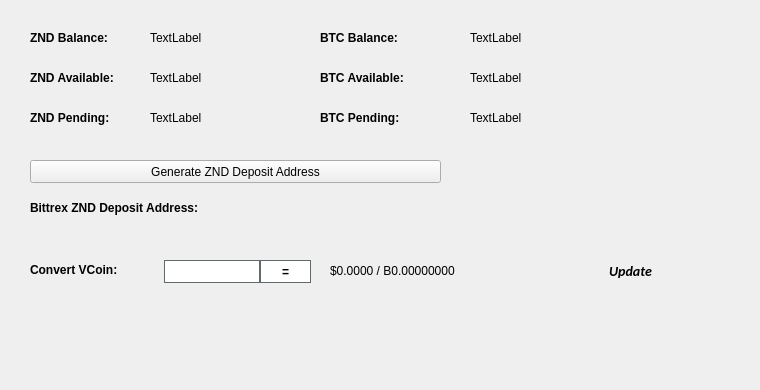
   <widget class="QWidget" name="BalanceTab">
    <attribute name="title">
     <string>Balance</string>
    </attribute>
    <widget class="QLabel" name="BitcoinBalanceLabel">
     <property name="geometry">
      <rect>
       <x>470</x>
       <y>30</y>
       <width>150</width>
       <height>16</height>
      </rect>
     </property>
     <property name="text">
      <string>TextLabel</string>
     </property>
    </widget>
    <widget class="QLabel" name="ZNDBalanceLabel">
     <property name="geometry">
      <rect>
       <x>150</x>
       <y>30</y>
       <width>150</width>
       <height>16</height>
      </rect>
     </property>
     <property name="text">
      <string>TextLabel</string>
     </property>
    </widget>
    <widget class="QLabel" name="label_11">
     <property name="geometry">
      <rect>
       <x>30</x>
       <y>30</y>
       <width>101</width>
       <height>16</height>
      </rect>
     </property>
     <property name="font">
      <font>
       <weight>75</weight>
       <bold>true</bold>
      </font>
     </property>
     <property name="text">
      <string>ZND Balance:</string>
     </property>
    </widget>
    <widget class="QLabel" name="label_12">
     <property name="geometry">
      <rect>
       <x>320</x>
       <y>30</y>
       <width>101</width>
       <height>16</height>
      </rect>
     </property>
     <property name="font">
      <font>
       <weight>75</weight>
       <bold>true</bold>
      </font>
     </property>
     <property name="text">
      <string>BTC Balance:</string>
     </property>
    </widget>
    <widget class="QLabel" name="ZNDAvailableLabel_2">
     <property name="geometry">
      <rect>
       <x>150</x>
       <y>70</y>
       <width>150</width>
       <height>16</height>
      </rect>
     </property>
     <property name="text">
      <string>TextLabel</string>
     </property>
    </widget>
    <widget class="QLabel" name="label_13">
     <property name="geometry">
      <rect>
       <x>30</x>
       <y>70</y>
       <width>111</width>
       <height>16</height>
      </rect>
     </property>
     <property name="font">
      <font>
       <weight>75</weight>
       <bold>true</bold>
      </font>
     </property>
     <property name="text">
      <string>ZND Available:</string>
     </property>
    </widget>
    <widget class="QLabel" name="label_14">
     <property name="geometry">
      <rect>
       <x>30</x>
       <y>110</y>
       <width>101</width>
       <height>16</height>
      </rect>
     </property>
     <property name="font">
      <font>
       <weight>75</weight>
       <bold>true</bold>
      </font>
     </property>
     <property name="text">
      <string>ZND Pending:</string>
     </property>
    </widget>
    <widget class="QLabel" name="ZNDPendingLabel">
     <property name="geometry">
      <rect>
       <x>150</x>
       <y>110</y>
       <width>150</width>
       <height>16</height>
      </rect>
     </property>
     <property name="text">
      <string>TextLabel</string>
     </property>
    </widget>
    <widget class="QLabel" name="label_15">
     <property name="geometry">
      <rect>
       <x>320</x>
       <y>70</y>
       <width>111</width>
       <height>16</height>
      </rect>
     </property>
     <property name="font">
      <font>
       <weight>75</weight>
       <bold>true</bold>
      </font>
     </property>
     <property name="text">
      <string>BTC Available:</string>
     </property>
    </widget>
    <widget class="QLabel" name="BitcoinAvailableLabel">
     <property name="geometry">
      <rect>
       <x>470</x>
       <y>70</y>
       <width>150</width>
       <height>16</height>
      </rect>
     </property>
     <property name="text">
      <string>TextLabel</string>
     </property>
    </widget>
    <widget class="QLabel" name="label_31">
     <property name="geometry">
      <rect>
       <x>320</x>
       <y>110</y>
       <width>111</width>
       <height>16</height>
      </rect>
     </property>
     <property name="font">
      <font>
       <weight>75</weight>
       <bold>true</bold>
      </font>
     </property>
     <property name="text">
      <string>BTC Pending:</string>
     </property>
    </widget>
    <widget class="QLabel" name="BitcoinPendingLabel">
     <property name="geometry">
      <rect>
       <x>470</x>
       <y>110</y>
       <width>150</width>
       <height>16</height>
      </rect>
     </property>
     <property name="text">
      <string>TextLabel</string>
     </property>
    </widget>
    <widget class="QLabel" name="label_33">
     <property name="geometry">
      <rect>
       <x>30</x>
       <y>200</y>
       <width>221</width>
       <height>16</height>
      </rect>
     </property>
     <property name="font">
      <font>
       <weight>75</weight>
       <bold>true</bold>
      </font>
     </property>
     <property name="text">
      <string>Bittrex ZND Deposit Address:</string>
     </property>
    </widget>
    <widget class="QPushButton" name="GenDepositBTN">
     <property name="geometry">
      <rect>
       <x>30</x>
       <y>160</y>
       <width>411</width>
       <height>23</height>
      </rect>
     </property>
     <property name="text">
      <string>Generate ZND Deposit Address</string>
     </property>
     <property name="icon">
      <iconset resource="../zenad.qrc">
       <normaloff>:/icons/bitcoin</normaloff>:/icons/bitcoin</iconset>
     </property>
    </widget>
    <widget class="QLabel" name="DepositAddressLabel">
     <property name="geometry">
      <rect>
       <x>200</x>
       <y>200</y>
       <width>261</width>
       <height>16</height>
      </rect>
     </property>
     <property name="palette">
      <palette>
       <active>
        <colorrole role="WindowText">
         <brush brushstyle="SolidPattern">
          <color alpha="255">
           <red>0</red>
           <green>0</green>
           <blue>0</blue>
          </color>
         </brush>
        </colorrole>
        <colorrole role="Text">
         <brush brushstyle="SolidPattern">
          <color alpha="255">
           <red>0</red>
           <green>0</green>
           <blue>255</blue>
          </color>
         </brush>
        </colorrole>
       </active>
       <inactive>
        <colorrole role="WindowText">
         <brush brushstyle="SolidPattern">
          <color alpha="255">
           <red>0</red>
           <green>0</green>
           <blue>0</blue>
          </color>
         </brush>
        </colorrole>
        <colorrole role="Text">
         <brush brushstyle="SolidPattern">
          <color alpha="255">
           <red>0</red>
           <green>0</green>
           <blue>255</blue>
          </color>
         </brush>
        </colorrole>
       </inactive>
       <disabled>
        <colorrole role="WindowText">
         <brush brushstyle="SolidPattern">
          <color alpha="255">
           <red>120</red>
           <green>120</green>
           <blue>120</blue>
          </color>
         </brush>
        </colorrole>
        <colorrole role="Text">
         <brush brushstyle="SolidPattern">
          <color alpha="255">
           <red>120</red>
           <green>120</green>
           <blue>120</blue>
          </color>
         </brush>
        </colorrole>
       </disabled>
      </palette>
     </property>
     <property name="font">
      <font>
       <weight>75</weight>
       <bold>true</bold>
      </font>
     </property>
     <property name="text">
      <string/>
     </property>
     <property name="alignment">
      <set>Qt::AlignRight|Qt::AlignTrailing|Qt::AlignVCenter</set>
     </property>
     <property name="textInteractionFlags">
      <set>Qt::LinksAccessibleByMouse|Qt::TextSelectableByKeyboard|Qt::TextSelectableByMouse</set>
     </property>
    </widget>
    <widget class="QLabel" name="label_8">
     <property name="geometry">
      <rect>
       <x>460</x>
       <y>300</y>
       <width>281</width>
       <height>81</height>
      </rect>
     </property>
     <property name="text">
      <string/>
     </property>
     <property name="pixmap">
      <pixmap>:/images/bittrex</pixmap>
     </property>
    </widget>
    <widget class="QWidget" name="widgetConversion" native="true">
     <property name="geometry">
      <rect>
       <x>0</x>
       <y>250</y>
       <width>751</width>
       <height>43</height>
      </rect>
     </property>
     <property name="minimumSize">
      <size>
       <width>0</width>
       <height>43</height>
      </size>
     </property>
     <property name="styleSheet">
      <string notr="true"/>
     </property>
     <widget class="QPushButton" name="btnUpdateMarketData">
      <property name="geometry">
       <rect>
        <x>575</x>
        <y>0</y>
        <width>111</width>
        <height>41</height>
       </rect>
      </property>
      <property name="sizePolicy">
       <sizepolicy hsizetype="Expanding" vsizetype="Expanding">
        <horstretch>0</horstretch>
        <verstretch>0</verstretch>
       </sizepolicy>
      </property>
      <property name="font">
       <font>
        <family>calibri</family>
        <pointsize>-1</pointsize>
        <weight>75</weight>
        <italic>true</italic>
        <bold>true</bold>
       </font>
      </property>
      <property name="styleSheet">
       <string notr="true">margin:0px;text-align:center;padding:2px;border-radius:3px;font-style:italic;width:100px;font-size:14px;font-family:calibri;font-weight:600;</string>
      </property>
      <property name="text">
       <string>Update</string>
      </property>
      <property name="iconSize">
       <size>
        <width>150</width>
        <height>35</height>
       </size>
      </property>
      <property name="autoDefault">
       <bool>true</bool>
      </property>
      <property name="default">
       <bool>true</bool>
      </property>
     </widget>
     <widget class="QLabel" name="lblConvertVCoin">
      <property name="geometry">
       <rect>
        <x>30</x>
        <y>10</y>
        <width>131</width>
        <height>20</height>
       </rect>
      </property>
      <property name="styleSheet">
       <string notr="true"/>
      </property>
      <property name="text">
       <string>&lt;html&gt;&lt;head/&gt;&lt;body&gt;&lt;p&gt;&lt;span style=&quot; font-weight:600;&quot;&gt;Convert VCoin:&lt;/span&gt;&lt;/p&gt;&lt;/body&gt;&lt;/html&gt;</string>
      </property>
     </widget>
     <widget class="QLineEdit" name="txtConvertVCoinQty">
      <property name="geometry">
       <rect>
        <x>160</x>
        <y>10</y>
        <width>100</width>
        <height>23</height>
       </rect>
      </property>
      <property name="minimumSize">
       <size>
        <width>100</width>
        <height>23</height>
       </size>
      </property>
      <property name="maximumSize">
       <size>
        <width>100</width>
        <height>16777215</height>
       </size>
      </property>
      <property name="styleSheet">
       <string notr="true">border: 1px solid #61696c;margin-left:4px;</string>
      </property>
     </widget>
     <widget class="QPushButton" name="btnConvertZND">
      <property name="geometry">
       <rect>
        <x>260</x>
        <y>10</y>
        <width>51</width>
        <height>23</height>
       </rect>
      </property>
      <property name="minimumSize">
       <size>
        <width>0</width>
        <height>23</height>
       </size>
      </property>
      <property name="styleSheet">
       <string notr="true">border:1px solid #61696c;background:white;font-weight:600;</string>
      </property>
      <property name="text">
       <string>=</string>
      </property>
     </widget>
     <widget class="QLabel" name="lblConvertVCoinResults">
      <property name="geometry">
       <rect>
        <x>330</x>
        <y>0</y>
        <width>201</width>
        <height>41</height>
       </rect>
      </property>
      <property name="styleSheet">
       <string notr="true"/>
      </property>
      <property name="text">
       <string>$0.0000 / B0.00000000</string>
      </property>
     </widget>
     <widget class="QLabel" name="iconOverviewUpdateWait">
      <property name="geometry">
       <rect>
        <x>670</x>
        <y>10</y>
        <width>24</width>
        <height>24</height>
       </rect>
      </property>
      <property name="text">
       <string/>
      </property>
      <property name="pixmap">
       <pixmap resource="../zenad.qrc">:/icons/transaction_1</pixmap>
      </property>
      <property name="scaledContents">
       <bool>true</bool>
      </property>
      <property name="alignment">
       <set>Qt::AlignCenter</set>
      </property>
     </widget>
    </widget>
   </widget>
